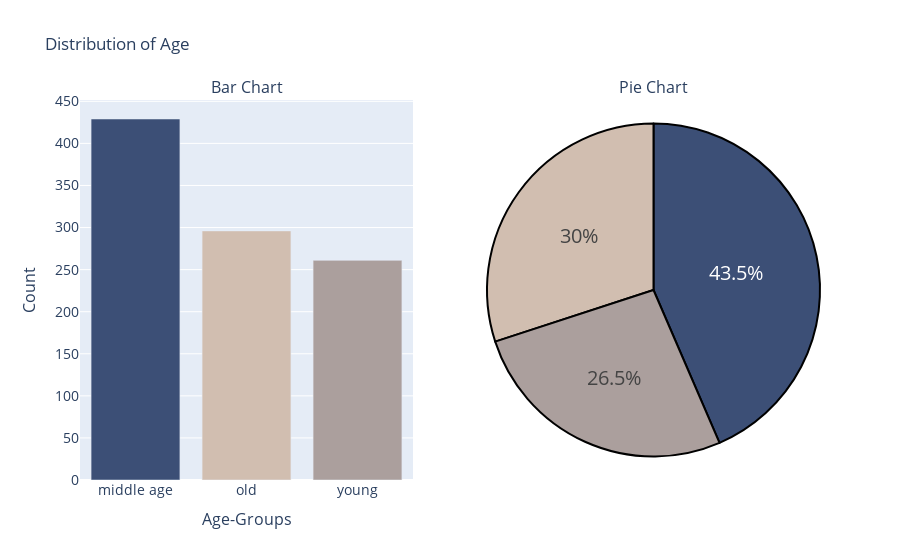

Notebook code for this chart:
### Code cell
colors = ['#3C4F76' , '#D1BEB0' , '#AB9F9D']
labels = data['age_category'].value_counts().index
values = data['age_category'].value_counts()

# create pie chart

pie_chart = go.Figure(go.Pie(labels = labels, values = values, ))
pie_chart.update_traces(hoverinfo = 'label+value' , textinfo = 'percent', textfont_size = 20, 
                        marker = dict(colors = colors, line = dict( color = '#000000', width=2)))

# Bar Chart

bar_chart = go.Figure(go.Bar(x = labels, y = values, marker_color = colors))

# create subplots

fig = sp.make_subplots( rows = 1, cols = 2, column_width = [0.5,0.5], specs = [[{'type' : 'bar'}, {'type' : 'pie'}]],
                      subplot_titles = ("Bar Chart", "Pie Chart"))

# Add charts to subplots

fig.add_trace(bar_chart.data[0], row=1, col=1)
fig.add_trace(pie_chart.data[0], row=1, col=2)

# Update layout
fig.update_layout(showlegend=False,title_text="Distribution of Age",
                xaxis=dict(title='Age-Groups',titlefont_size=16,tickfont_size=14,),
                yaxis=dict(title='Count',titlefont_size=16,tickfont_size=14,))

# Show subplots
fig.show()

### Figure 1 — Plotly figure (JSON) as saved in the notebook; plotly's stock layout.template omitted (floating-point values rounded to 4 significant figures)
{"data": [{"marker": {"color": ["#3C4F76", "#D1BEB0", "#AB9F9D"]}, "type": "bar", "x": ["middle age", "old", "young"], "xaxis": "x", "y": [429, 296, 261], "yaxis": "y"}, {"domain": {"x": [0.55, 1.0], "y": [0.0, 1.0]}, "hoverinfo": "label+value", "labels": ["middle age", "old", "young"], "marker": {"colors": ["#3C4F76", "#D1BEB0", "#AB9F9D"], "line": {"color": "#000000", "width": 2}}, "textfont": {"size": 20}, "textinfo": "percent", "type": "pie", "values": [429, 296, 261]}], "layout": {"annotations": [{"font": {"size": 16}, "showarrow": false, "text": "Bar Chart", "x": 0.225, "xanchor": "center", "xref": "paper", "y": 1.0, "yanchor": "bottom", "yref": "paper"}, {"font": {"size": 16}, "showarrow": false, "text": "Pie Chart", "x": 0.775, "xanchor": "center", "xref": "paper", "y": 1.0, "yanchor": "bottom", "yref": "paper"}], "showlegend": false, "title": {"text": "Distribution of Age"}, "xaxis": {"anchor": "y", "domain": [0.0, 0.45], "tickfont": {"size": 14}, "title": {"font": {"size": 16}, "text": "Age-Groups"}}, "yaxis": {"anchor": "x", "domain": [0.0, 1.0], "tickfont": {"size": 14}, "title": {"font": {"size": 16}, "text": "Count"}}}}
